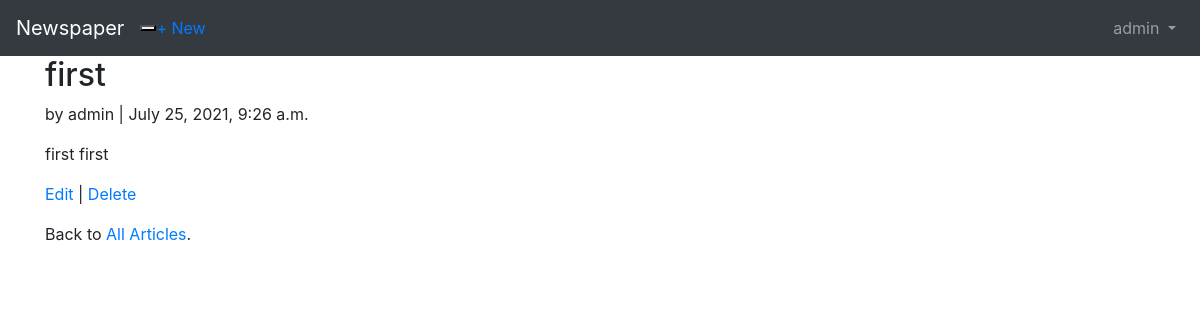
The app's page /articles/1/ (signed in) with its own data.
### accounts/models.py (models this page shows)
class CustomUser(AbstractUser):
    age = models.PositiveIntegerField(null=True, blank=True)

### articles/models.py (models this page shows)
class Article(models.Model):
    title = models.CharField(max_length=255)
    body = models.TextField()
    date = models.DateTimeField(auto_now_add=True)
    author = models.ForeignKey(
        get_user_model(),
        on_delete=models.CASCADE,
    )

### articles/views.py (the view)
class ArticleDetailView(LoginRequiredMixin, DetailView):
    model = Article
    template_name = 'article_detail.html'

### templates/article_detail.html
{% extends 'base.html' %}
{% block content %}
    <div class="article-entry">
        <h2>{{ object.title }}</h2>
        <p>by {{ object.author }} | {{ object.date }}</p>
        <p>{{ object.body }}</p>
    </div>
    <p><a href="{% url 'article_edit' article.pk %}">Edit</a> |
        <a href="{% url 'article_delete' article.pk %}">Delete</a></p>
    <p>Back to <a href="{% url 'article_list' %}">All Articles</a>.</p>
{% endblock content %}

### templates/base.html (shortened to what this page needs)
<!DOCTYPE html>
<html>
    <head>
    <link rel="stylesheet" href="https://cdn.jsdelivr.net/npm/bootstrap@4.5.3/dist/css/bootstrap.min.css">
    </head>
    <body>
        <nav class="navbar navbar-expand-lg navbar-dark bg-dark">
            <a class="navbar-brand" href="{% url 'home' %}">Newspaper</a>
            <button class="navbar-toggle" type="button" data-toggle="collapse"
                    data-target="#navbarSupportedContent"
                    aria-controls="navbarSupportedContent" aria-expanded="false"
                    aria-label="Toggle navigation">
            </button>
                <div class="collapse navbar-collapse" id="navbarSupportedContent">
                    {% if user.is_authenticated %}
                        <ul class="navbar-nav mr-auto">
                            <li class="nav-item">
                                <a href="{% url 'article_new' %}">+ New</a>
                            </li>
                        </ul>
                    <ul class="navbar-nav ml-auto">
                        <li class="nav-item">
                            <a class="nav-link dropdown-toggle" href="#"
                            id="navbarDropdown" role="button" data-toggle="dropdown"
                            aria-haspopup="true" aria-expanded="false">
                            {{ user.username }}
                            </a>
                        </li>
                    </ul>
                    {% else %}
                        <form class="form-inline ml-auto">
                        <a href="{% url 'login' %}" class="btn btn-outline-secondary">Log In</a>
                        <a href="{% url 'signup' %}" class="btn btn-primary ml-2">Sign up</a>
                        </form>
                    {% endif %}
                </div>
        </nav>
        <main>
            <div class="container">
            {% block content %}
            {% endblock content %}
            </div>
        </main>
    </body>
</html>

### records on screen
CustomUser: username "admin"
Article: title "first", author "admin", date "July 25, 2021, 9:26 a.m.", body "first first"
